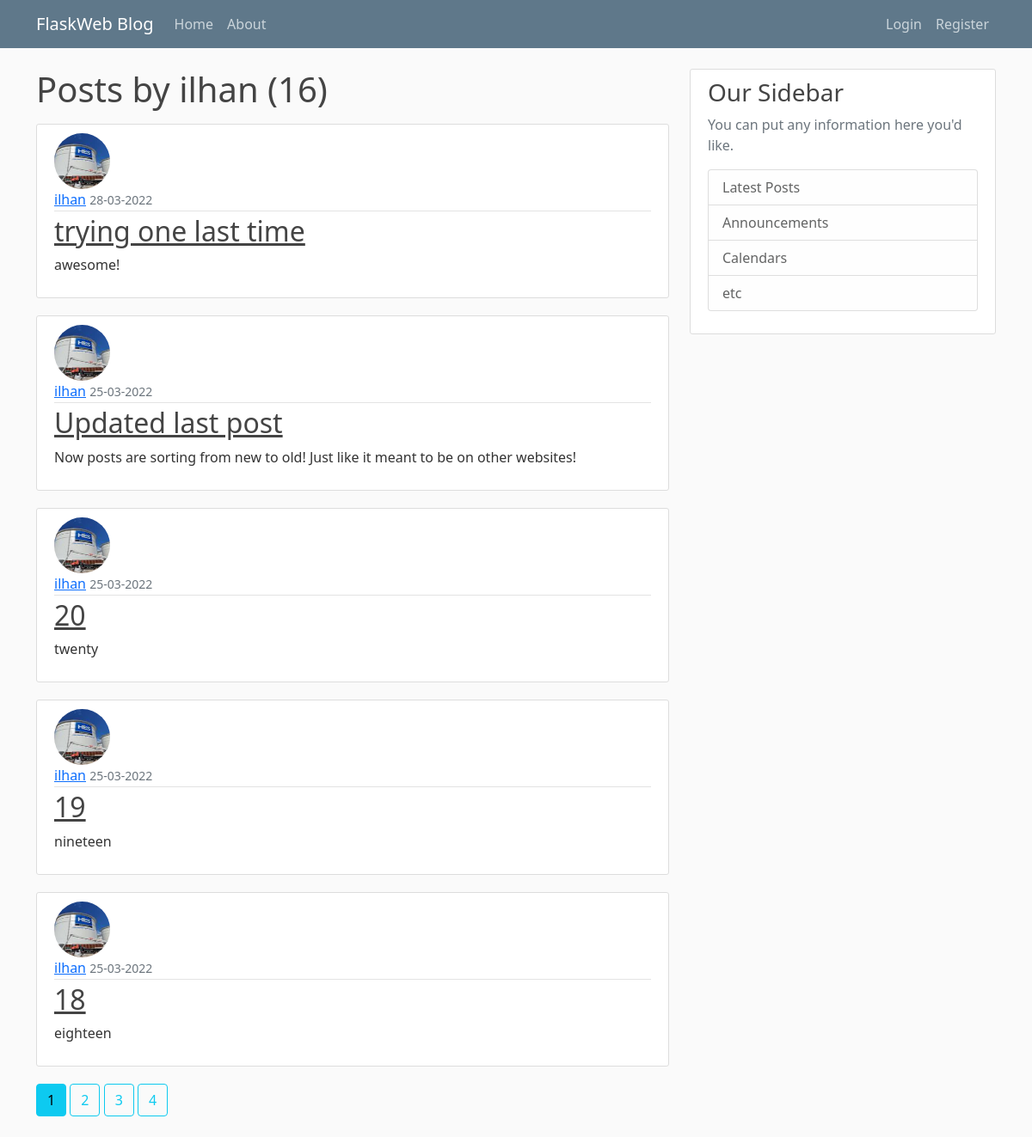
Page /user/ilhan on the earlier database version.
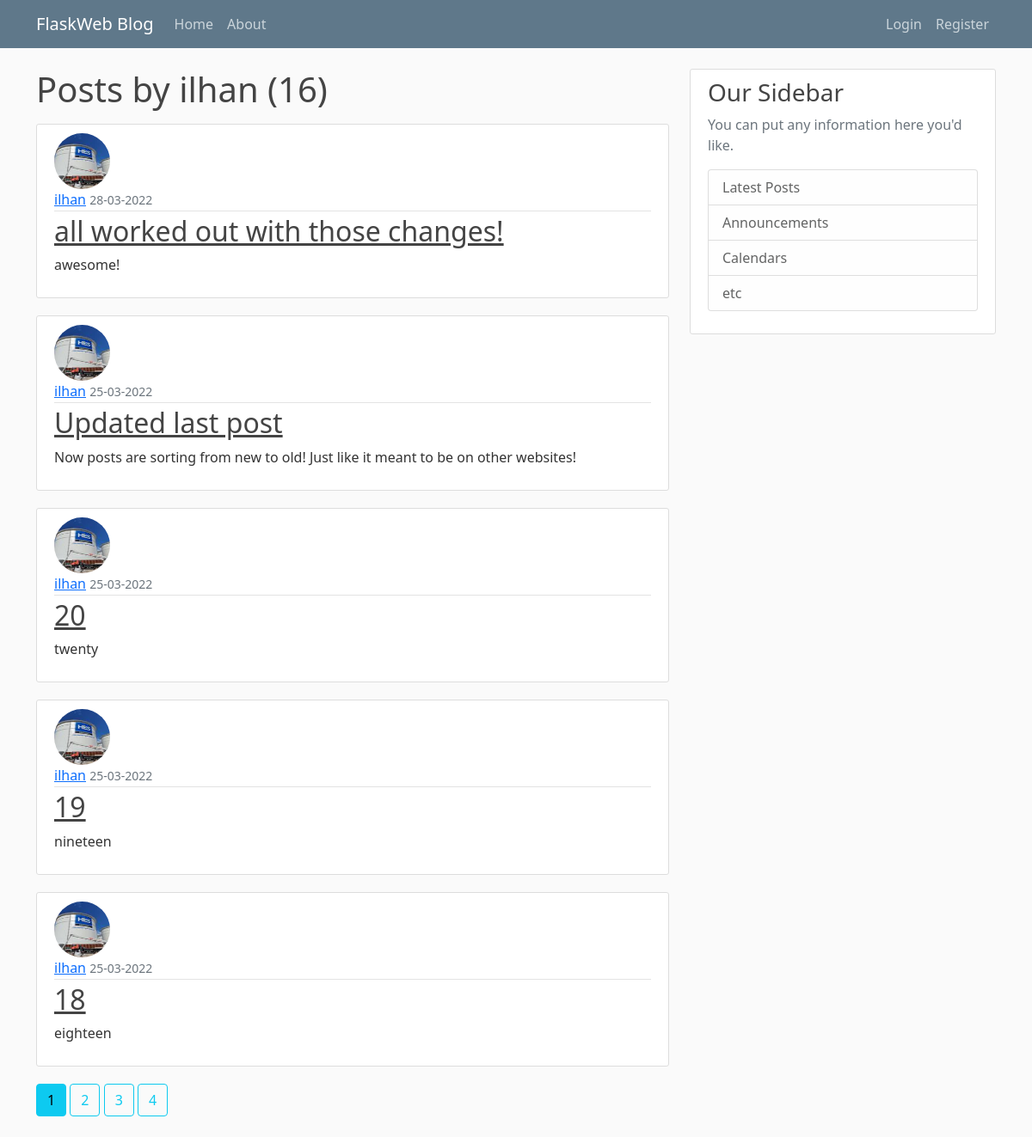
Same page on the later database version.
### flaskweb/models.py (models this page shows, shortened)
class Post(db.Model):
    id = db.Column(db.Integer, primary_key=True)
    title = db.Column(db.String(100), nullable=False)
    date_posted = db.Column(db.DateTime, nullable=False, default=datetime.utcnow)
    content = db.Column(db.Text, nullable=False)
    user_id = db.Column(db.Integer, db.ForeignKey('user.id'), nullable=False)

class User(db.Model, UserMixin):
    id = db.Column(db.Integer, primary_key=True)
    username = db.Column(db.String(20), unique=True, nullable=False)
    email = db.Column(db.String(120), unique=True, nullable=False)
    image_file = db.Column(db.String(20), default='default.jpg', nullable=False)
    password = db.Column(db.String(60), nullable=False)
    posts = db.relationship('Post', backref='author', lazy=True)

### flaskweb/users/routes.py (the view)
@users.route('/user/<string:username>')
def user_posts(username):
    page = request.args.get('page', 1, type=int)
    user = User.query.filter_by(username=username).first_or_404()
    posts = Post.query.filter_by(author=user)\
        .order_by(Post.date_posted.desc()).paginate(page=page, per_page=5)
    return render_template("user_posts.html", posts=posts, user=user)

### flaskweb/templates/user_posts.html
{% extends "layout.html" %}
{% block content %}
     <h1 class="mb-3">Posts by {{ user.username }} ({{ posts.total }})</h1>
    {% for post in posts.items %}
        <article class="media content-section">
          <img class="rounded-circle article-img" src="{{ url_for('static', filename='profile_pics/' + post.author.image_file) }}">
          <div class="media-body">
            <div class="article-metadata">
              <a class="mr-2" href="{{ url_for('users.user_posts', username=post.author.username) }}">{{ post.author.username }}</a>
              <small class="text-muted">{{ post.date_posted.strftime('%d-%m-%Y') }}</small>
            </div>
            <h2><a class="article-title" href="{{ url_for('posts.post', post_id=post.id) }}">{{ post.title }}</a></h2>
            <p class="article-content">{{ post.content }}</p>
          </div>
        </article>
    {% endfor %}
    {% for page_num in posts.iter_pages(left_edge=1, right_edge=1, left_current=1, right_current=3) %}
      {% if page_num %}
        {% if posts.page == page_num %}
          <a class="btn btn-info mb-4" href="{{ url_for('users.user_posts', username=user.username, page=page_num) }}">{{ page_num }}</a>
        {% else %}
          <a class="btn btn-outline-info mb-4" href="{{ url_for('users.user_posts', username=user.username, page=page_num) }}">{{ page_num }}</a>
        {% endif %}
      {% else %}
        ...
      {% endif %}
    {% endfor %}
{% endblock content %}

Differences in the rows shown:
changed Post "awesome!": title "trying one last time" → "all worked out with those changes!"
